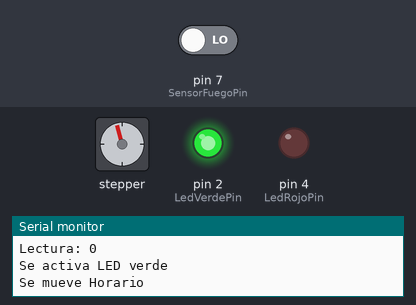
The sketch below on a simulated Arduino Uno, built with avr-gcc and run on an emulated ATmega328P. Shown: stepper motor, output pins drawn as LEDs (lit = HIGH), the last lines printed to the serial monitor. The inputs (shaded band) are chosen by the test bench; at power-on: pin 7 (SensorFuegoPin) LOW. Stepper angles assume 500 steps per turn.

Above: at 1.8 s.
1.9 s: pin 7 (SensorFuegoPin) driven HIGH
At 2.4 s:
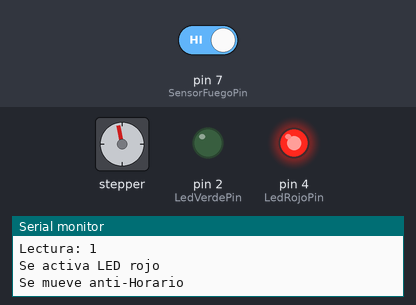
4.9 s: pin 7 (SensorFuegoPin) driven LOW
At 5.4 s:
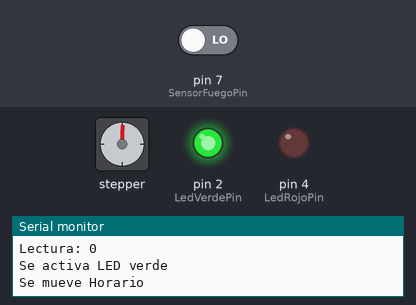
10.9 s: pin 7 (SensorFuegoPin) driven HIGH
At 11.4 s:
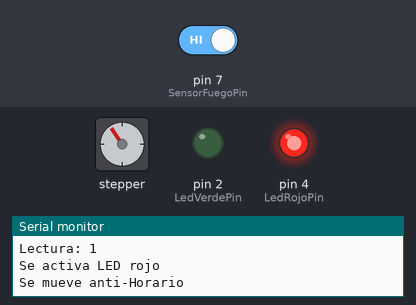
Timing chart, 0 to 23.5 s (numbered marks = the images above; inputs shaded):
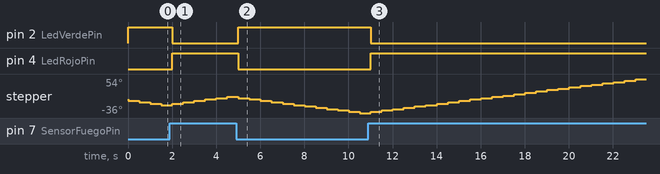

The sketch:

SensorFuego.ino
```cpp
#include <Stepper.h>
// Constantes que no cambian
// Se usan para establecer los pines

const int SensorFuegoPin = 7;     //Conectamos el pin central
const int LedVerdePin=2;    //Led Verde
const int LedRojoPin=4;     //Led Rojo

//----------------------------------------------
const int stepsPerRevolution = 500;
Stepper myStepper(stepsPerRevolution,9,8,10,11);
//----------------------------------------------

//Configuracion
void setup(){
  Serial.begin(9600);   //
  pinMode(SensorFuegoPin, INPUT);
  pinMode(LedVerdePin, OUTPUT);
  pinMode(LedRojoPin, OUTPUT);
}

//Bucle que se repite
void loop(){
  int lectura=digitalRead(SensorFuegoPin);//lectura

  Serial.print("Lectura: ");
  Serial.println(lectura);     //se muestra el valor de la temperatura

  if(lectura==HIGH){
    digitalWrite(LedVerdePin,LOW);
    digitalWrite(LedRojoPin,HIGH);
    Serial.println("Se activa LED rojo");
    //----------------------------------------------
    //Gira o motor no sentido antihorario
    myStepper.step(5);
    Serial.println("Se mueve anti-Horario");
  }
  else{
    digitalWrite(LedVerdePin,HIGH);
    digitalWrite(LedRojoPin,LOW);
    Serial.println("Se activa LED verde");
    //----------------------------------------------
    //Gira o motor no sentido horario
    myStepper.step(-5);
    Serial.println("Se mueve Horario");

    //----------------------------------------------
  }
  delay(500);
}
```

Measured:
- after the input at 1.9 s, pin 2 (LedVerdePin): HIGH → LOW after 0.10 s; pin 4 (LedRojoPin): LOW → HIGH after 0.10 s
- after the input at 4.9 s, pin 2 (LedVerdePin): LOW → HIGH after 0.11 s; pin 4 (LedRojoPin): HIGH → LOW after 0.11 s
- after the input at 10.9 s, pin 2 (LedVerdePin): HIGH → LOW after 0.12 s; pin 4 (LedRojoPin): LOW → HIGH after 0.12 s
